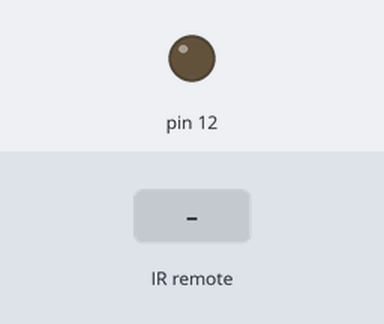
Recording of a sketch running on a simulated Arduino Uno, built with avr-gcc and run on an emulated ATmega328P. Parts: output pins drawn as LEDs (lit = HIGH). Inputs (shaded band) come from the test bench.

Above: at 1.2 s.
1.3 s: infrared code 0x11D9708F received
At 1.9 s:
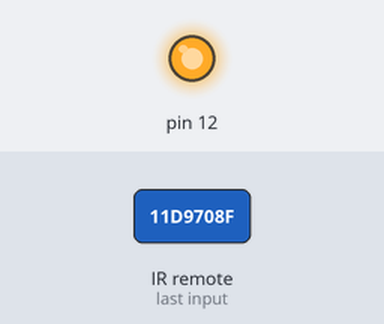
2.8 s: infrared code 0x11D950AF received
At 4.2 s:
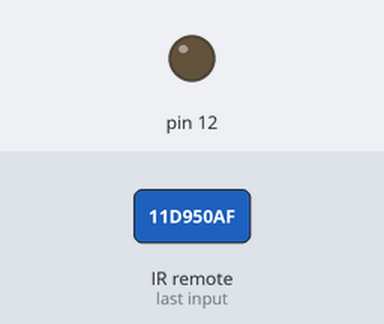
Timing chart, 0 to 5.8 s (numbered marks = the images above; inputs shaded):
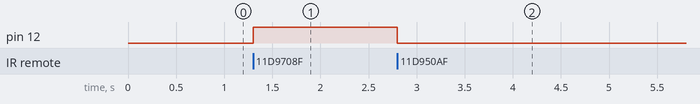

The sketch:

LED_control_with_remote.ino
```cpp
#include <IRremote.h>

const int RECV_PIN = 7;
IRrecv irrecv(RECV_PIN);
decode_results results;

void setup(){
  irrecv.enableIRIn();
  irrecv.blink13(true);
  pinMode(12,OUTPUT);
}

void loop(){
  if (irrecv.decode(&results)){
        if(results.value == 0x11D9708F)
          digitalWrite(12,HIGH);
        else if(results.value == 0x11D950AF)
          digitalWrite(12,LOW);
        irrecv.resume();
  }
}
```

Measured:
- after the input at 1.3 s, pin 12: LOW → HIGH at once
- after the input at 2.8 s, pin 12: HIGH → LOW at once
